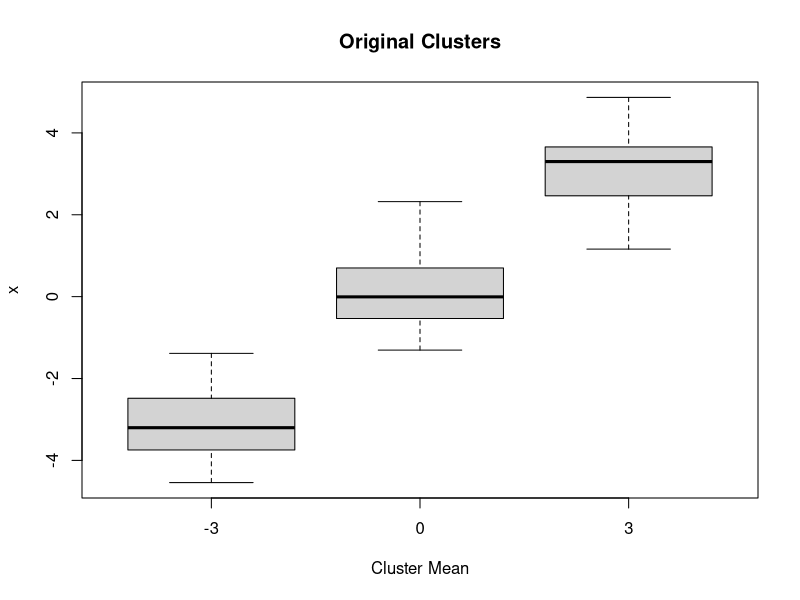
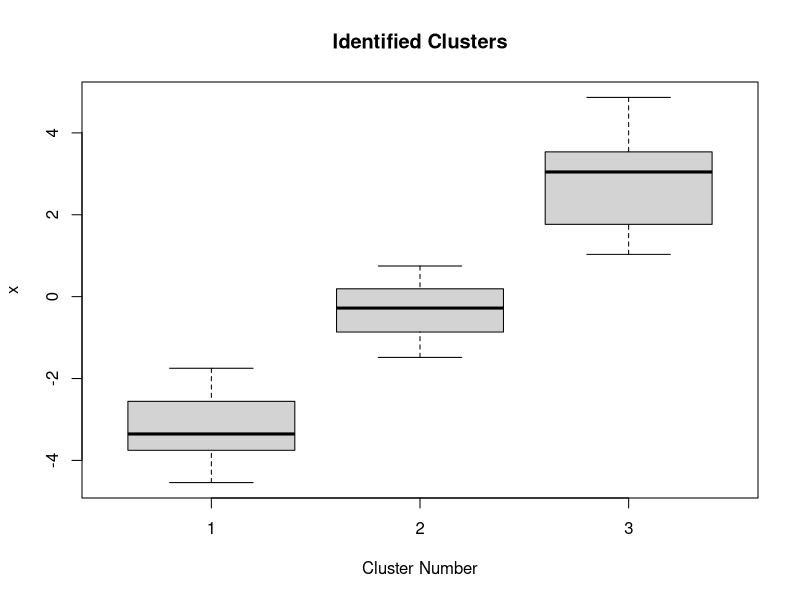

Recreate these plots in R, in order. (Note: this script raises an error after producing the figures.)
f <- function(x) 3*x^4-2*x^3+3*x^2+4*x+5;
optimize(f,lower=-20,upper=20); # 求-20到20之间f(x)的最小值

# f <- function(v) { a <- v[1];
# 	b <- v[2];
# 	sum(abs(z-((x+a)^b)));
# }
# optim(c(1,1),f); # 最小化或者最大化多参数函数
fibmat <- matrix(c(0,1,1,1),2,2);
eigen(fibmat); # 求特征值和特征向量

n <- 3;
x <- rnorm(1000);
d <- dist(x); # computer distance between observations
hc <- hclust(d);	 # 根据距离把观测值形成一个层次聚类图,又称谱系树
clust <- cutree(hc,k=n); # 从谱系树中抽取出聚类

means <- sample(c(-3,0,3),99,replace=TRUE);
x <- rnorm(99,mean=means);
tapply(x,factor(means),mean);

d <- dist(x); # 计算所有点之间的距离
hc <- hclust(d);
clust <- cutree(hc,k=3);
head(clust,20);
tapply(x,clust,mean);
plot(x~ factor(means),main="Original Clusters",xlab="Cluster Mean");
plot(x~ factor(clust),main="Identified Clusters",xlab="Cluster Number");

data(pima,package="faraway");
b <- factor(pima$test);
m <- glm(b~diastolic+bmi,family=binomial,data=pima);
summary(m);
m.red <- glm(b~bmi,family=binomial,data=pima);
newdata <- data.frame(bmi=32.0);
predict(m.red,type="response",newdata=newdata);
newdata <- data.frame(bmi=quantile(pima$bmi,0.90));
predict(m.red,type="response",newdata=newdata);

